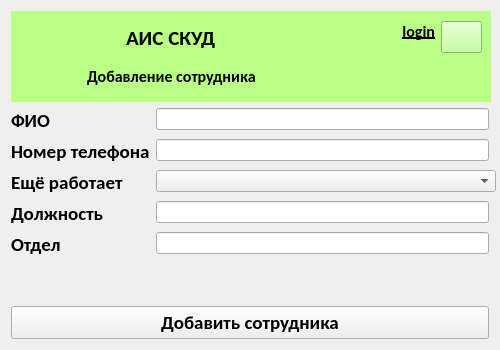
<?xml version="1.0" encoding="UTF-8"?>
<ui version="4.0">
 <class>HrAddStaff</class>
 <widget class="QWidget" name="HrAddStaff">
  <property name="geometry">
   <rect>
    <x>0</x>
    <y>0</y>
    <width>500</width>
    <height>350</height>
   </rect>
  </property>
  <property name="minimumSize">
   <size>
    <width>500</width>
    <height>350</height>
   </size>
  </property>
  <property name="windowTitle">
   <string>ACMS</string>
  </property>
  <property name="windowIcon">
   <iconset resource="lw.qrc">
    <normaloff>:/labels/label.png</normaloff>:/labels/label.png</iconset>
  </property>
  <layout class="QGridLayout" name="gridLayout_2">
   <item row="0" column="0">
    <widget class="QFrame" name="frame">
     <property name="minimumSize">
      <size>
       <width>480</width>
       <height>91</height>
      </size>
     </property>
     <property name="maximumSize">
      <size>
       <width>5000</width>
       <height>91</height>
      </size>
     </property>
     <property name="layoutDirection">
      <enum>Qt::LayoutDirection::LeftToRight</enum>
     </property>
     <property name="autoFillBackground">
      <bool>false</bool>
     </property>
     <property name="styleSheet">
      <string notr="true">background-color: rgb(186, 255, 134);</string>
     </property>
     <property name="frameShape">
      <enum>QFrame::Shape::NoFrame</enum>
     </property>
     <property name="frameShadow">
      <enum>QFrame::Shadow::Plain</enum>
     </property>
     <layout class="QGridLayout" name="gridLayout">
      <item row="0" column="0">
       <widget class="QLabel" name="label">
        <property name="minimumSize">
         <size>
          <width>61</width>
          <height>71</height>
         </size>
        </property>
        <property name="maximumSize">
         <size>
          <width>61</width>
          <height>71</height>
         </size>
        </property>
        <property name="text">
         <string/>
        </property>
        <property name="pixmap">
         <pixmap resource="lw.qrc">:/labels/label.png</pixmap>
        </property>
        <property name="scaledContents">
         <bool>true</bool>
        </property>
        <property name="alignment">
         <set>Qt::AlignmentFlag::AlignCenter</set>
        </property>
       </widget>
      </item>
      <item row="0" column="1">
       <layout class="QVBoxLayout" name="verticalLayout">
        <item alignment="Qt::AlignmentFlag::AlignHCenter">
         <widget class="QLabel" name="label_3">
          <property name="font">
           <font>
            <family>Carlito</family>
            <pointsize>16</pointsize>
            <bold>true</bold>
           </font>
          </property>
          <property name="text">
           <string>АИС СКУД</string>
          </property>
         </widget>
        </item>
        <item alignment="Qt::AlignmentFlag::AlignHCenter">
         <widget class="QLabel" name="label_2">
          <property name="font">
           <font>
            <family>Carlito</family>
            <pointsize>12</pointsize>
            <bold>true</bold>
           </font>
          </property>
          <property name="text">
           <string>Добавление сотрудника</string>
          </property>
         </widget>
        </item>
       </layout>
      </item>
      <item row="0" column="2">
       <spacer name="horizontalSpacer">
        <property name="orientation">
         <enum>Qt::Orientation::Horizontal</enum>
        </property>
        <property name="sizeHint" stdset="0">
         <size>
          <width>40</width>
          <height>20</height>
         </size>
        </property>
       </spacer>
      </item>
      <item row="0" column="3">
       <layout class="QHBoxLayout" name="horizontalLayout">
        <item alignment="Qt::AlignmentFlag::AlignRight|Qt::AlignmentFlag::AlignTop">
         <widget class="QLabel" name="llogin">
          <property name="minimumSize">
           <size>
            <width>130</width>
            <height>20</height>
           </size>
          </property>
          <property name="maximumSize">
           <size>
            <width>130</width>
            <height>20</height>
           </size>
          </property>
          <property name="font">
           <font>
            <family>Carlito</family>
            <pointsize>12</pointsize>
            <bold>true</bold>
            <underline>true</underline>
           </font>
          </property>
          <property name="layoutDirection">
           <enum>Qt::LayoutDirection::LeftToRight</enum>
          </property>
          <property name="text">
           <string>login</string>
          </property>
          <property name="alignment">
           <set>Qt::AlignmentFlag::AlignRight|Qt::AlignmentFlag::AlignTrailing|Qt::AlignmentFlag::AlignVCenter</set>
          </property>
         </widget>
        </item>
        <item alignment="Qt::AlignmentFlag::AlignRight|Qt::AlignmentFlag::AlignTop">
         <widget class="QPushButton" name="btnlogout">
          <property name="minimumSize">
           <size>
            <width>41</width>
            <height>32</height>
           </size>
          </property>
          <property name="maximumSize">
           <size>
            <width>41</width>
            <height>32</height>
           </size>
          </property>
          <property name="text">
           <string/>
          </property>
          <property name="icon">
           <iconset resource="lw.qrc">
            <normaloff>:/labels/logout.png</normaloff>:/labels/logout.png</iconset>
          </property>
         </widget>
        </item>
       </layout>
      </item>
     </layout>
    </widget>
   </item>
   <item row="1" column="0">
    <layout class="QVBoxLayout" name="verticalLayout_2">
     <item>
      <layout class="QFormLayout" name="formLayout">
       <item row="0" column="0">
        <widget class="QLabel" name="label_4">
         <property name="font">
          <font>
           <family>Carlito</family>
           <pointsize>14</pointsize>
           <bold>true</bold>
          </font>
         </property>
         <property name="text">
          <string>ФИО</string>
         </property>
        </widget>
       </item>
       <item row="0" column="1">
        <widget class="QLineEdit" name="lefio">
         <property name="minimumSize">
          <size>
           <width>150</width>
           <height>20</height>
          </size>
         </property>
        </widget>
       </item>
       <item row="1" column="1">
        <widget class="QLineEdit" name="lephone">
         <property name="minimumSize">
          <size>
           <width>150</width>
           <height>20</height>
          </size>
         </property>
        </widget>
       </item>
       <item row="1" column="0">
        <widget class="QLabel" name="label_5">
         <property name="font">
          <font>
           <family>Carlito</family>
           <pointsize>14</pointsize>
           <bold>true</bold>
          </font>
         </property>
         <property name="text">
          <string>Номер телефона</string>
         </property>
        </widget>
       </item>
       <item row="3" column="1">
        <widget class="QLineEdit" name="leposition">
         <property name="minimumSize">
          <size>
           <width>150</width>
           <height>20</height>
          </size>
         </property>
        </widget>
       </item>
       <item row="4" column="1">
        <widget class="QLineEdit" name="ledepo">
         <property name="minimumSize">
          <size>
           <width>150</width>
           <height>20</height>
          </size>
         </property>
        </widget>
       </item>
       <item row="3" column="0">
        <widget class="QLabel" name="label_6">
         <property name="font">
          <font>
           <family>Carlito</family>
           <pointsize>14</pointsize>
           <bold>true</bold>
          </font>
         </property>
         <property name="text">
          <string>Должность</string>
         </property>
        </widget>
       </item>
       <item row="4" column="0">
        <widget class="QLabel" name="label_8">
         <property name="font">
          <font>
           <family>Carlito</family>
           <pointsize>14</pointsize>
           <bold>true</bold>
          </font>
         </property>
         <property name="text">
          <string>Отдел</string>
         </property>
        </widget>
       </item>
       <item row="2" column="1">
        <widget class="QComboBox" name="cbiswork">
         <property name="minimumSize">
          <size>
           <width>340</width>
           <height>20</height>
          </size>
         </property>
        </widget>
       </item>
       <item row="2" column="0">
        <widget class="QLabel" name="label_7">
         <property name="font">
          <font>
           <family>Carlito</family>
           <pointsize>14</pointsize>
           <bold>true</bold>
          </font>
         </property>
         <property name="text">
          <string>Ещё работает</string>
         </property>
        </widget>
       </item>
      </layout>
     </item>
     <item>
      <widget class="QPushButton" name="btnadd">
       <property name="font">
        <font>
         <family>Carlito</family>
         <pointsize>14</pointsize>
         <bold>true</bold>
        </font>
       </property>
       <property name="text">
        <string>Добавить сотрудника</string>
       </property>
      </widget>
     </item>
    </layout>
   </item>
  </layout>
 </widget>
 <resources>
  <include location="lw.qrc"/>
 </resources>
 <connections/>
</ui>
